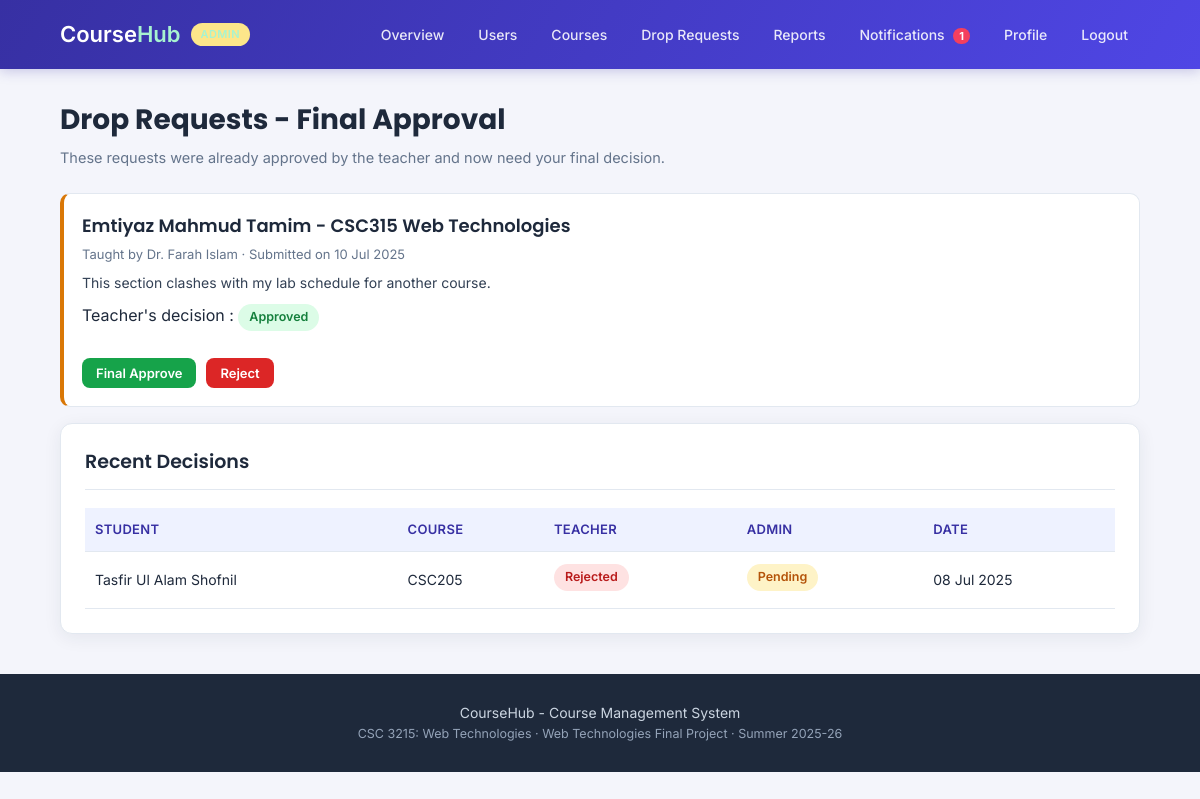
Page /admin-drop-requests.php (signed in) on the committed database.
### tables this page shows
CREATE TABLE users (
    user_id     INT AUTO_INCREMENT PRIMARY KEY,
    name        VARCHAR(100) NOT NULL,
    email       VARCHAR(100) NOT NULL UNIQUE,
    password    VARCHAR(255) NOT NULL,
    role        ENUM('admin','teacher','student') NOT NULL DEFAULT 'student',
    phone       VARCHAR(20),
    department  VARCHAR(100),
    bio         TEXT,
    status      VARCHAR(20)  DEFAULT 'active',
    joined      DATE
);

CREATE TABLE drop_requests (
    request_id     INT AUTO_INCREMENT PRIMARY KEY,
    student_id     INT NOT NULL,
    course_id      INT NOT NULL,
    reason         TEXT NOT NULL,
    teacher_status VARCHAR(20) DEFAULT 'pending',
    admin_status   VARCHAR(20) DEFAULT 'pending',
    created_at     DATE,
    FOREIGN KEY (student_id) REFERENCES users(user_id)     ON DELETE CASCADE,
    FOREIGN KEY (course_id)  REFERENCES courses(course_id) ON DELETE CASCADE
);

CREATE TABLE courses (
    course_id     INT AUTO_INCREMENT PRIMARY KEY,
    course_code   VARCHAR(20)  NOT NULL UNIQUE,
    title         VARCHAR(150) NOT NULL,
    description   TEXT,
    credit_hour   DECIMAL(2,1) NOT NULL DEFAULT 3.0,
    teacher_id    INT DEFAULT NULL,
    capacity      INT NOT NULL DEFAULT 40,
    course_status VARCHAR(20) DEFAULT 'active',
    created_at    DATE,
    FOREIGN KEY (teacher_id) REFERENCES users(user_id) ON DELETE SET NULL
);

### check_login.php (called while the page is built, shortened)
<?php
$me = getUser($conn, $_SESSION["user_id"]);
?>

### check_admin.php (called while the page is built, shortened)
<?php
require_once "check_login.php";
?>

### admin-drop-requests.php (the view, shortened to what this page needs)
<?php
require_once "config.php";
require_once "functions.php";
require_once "check_admin.php";
$pending = $conn->query("SELECT d.*, c.course_code, c.title, s.name AS student_name, t.name AS teacher_name
                         FROM drop_requests d
                         JOIN courses c ON d.course_id = c.course_id
                         JOIN users s ON d.student_id = s.user_id
                         LEFT JOIN users t ON c.teacher_id = t.user_id
                         WHERE d.teacher_status = 'approved' AND d.admin_status = 'pending'
                         ORDER BY d.request_id ASC");
$history = $conn->query("SELECT d.*, c.course_code, c.title, s.name AS student_name
                         FROM drop_requests d
                         JOIN courses c ON d.course_id = c.course_id
                         JOIN users s ON d.student_id = s.user_id
                         WHERE d.admin_status != 'pending' OR d.teacher_status = 'rejected'
                         ORDER BY d.request_id DESC LIMIT 10");
include "header.php";
?>
    <div class="page">
        <h1>Drop Requests - Final Approval</h1>
        <p class="page-info">These requests were already approved by the teacher and now need your final decision.</p>
        <?php if ($pending->num_rows == 0) { ?>
            <div class="empty">No drop request is waiting for your approval right now.</div>
        <?php } else { while ($r = $pending->fetch_assoc()) { ?>
            <div class="item item-orange">
                <h3><?php echo htmlspecialchars($r["student_name"]); ?> - <?php echo htmlspecialchars($r["course_code"] . " " . $r["title"]); ?></h3>
                <div class="item-info">
                    Taught by <?php echo htmlspecialchars($r["teacher_name"] ?? "Not assigned"); ?>
                    &middot; Submitted on <?php echo showDate($r["created_at"]); ?>
                </div>
                <div class="item-text"><?php echo htmlspecialchars($r["reason"]); ?></div>
                <p>Teacher's decision : <?php echo showStatus($r["teacher_status"]); ?></p>
                <div class="buttons">
                    <button class="btn-small btn-green" onclick="window.location.href='admin-drop-requests.php?action=final_approve&id=<?php echo $r["request_id"]; ?>'">Final Approve</button>
                    <button class="btn-small btn-red" onclick="if (confirm('Reject this drop request?')) { window.location.href='admin-drop-requests.php?action=final_reject&id=<?php echo $r["request_id"]; ?>'; }">Reject</button>
                </div>
            </div>
        <?php } } ?>
        <div class="box">
            <h2 class="box-title">Recent Decisions</h2>
            <?php if ($history->num_rows == 0) { ?>
                <div class="empty">Nothing decided yet.</div>
            <?php } else { ?>
                <table>
                    <tr><th>Student</th><th>Course</th><th>Teacher</th><th>Admin</th><th>Date</th></tr>
                    <?php while ($r = $history->fetch_assoc()) { ?>
                        <tr>
                            <td><?php echo htmlspecialchars($r["student_name"]); ?></td>
                            <td><?php echo htmlspecialchars($r["course_code"]); ?></td>
                            <td><?php echo showStatus($r["teacher_status"]); ?></td>
                            <td><?php echo showStatus($r["admin_status"]); ?></td>
                            <td><?php echo showDate($r["created_at"]); ?></td>
                        </tr>
                    <?php } ?>
                </table>
            <?php } ?>
        </div>
    </div>
<?php include "footer.php"; ?>

### header.php (shortened to what this page needs)
<?php
$logged_in = isset($_SESSION["user_logged_in"]) && $_SESSION["user_logged_in"] === true;
$role      = $logged_in ? $_SESSION["role"] : "";
?>
<!DOCTYPE html>
<html lang="en">
<head>
    <link rel="stylesheet" href="style.css">
</head>
<body>
    <div class="header">
        <div class="container">
            <h2 class="logo">
                <a href="<?php echo $logged_in ? 'dashboard.php' : 'index.php'; ?>">
                    Course<span>Hub</span>
                </a>
                <?php if ($logged_in) { echo showRole($role); } ?>
            </h2>
            <div class="menu">
            <?php if ($role == "student") { ?>
                <a href="dashboard.php">Dashboard</a>
                <a href="courses.php">Browse Courses</a>
                <a href="my-courses.php">My Courses</a>
                <a href="grades.php">My Grades</a>
                <a href="drop-requests.php">Drop Requests</a>
                <a href="notifications.php" class="bell">Notifications
                    <?php $unread = countUnread($conn, $me["user_id"]);
                          if ($unread > 0) { echo "<span class='bell-count' id='bellCount'>" . $unread . "</span>"; } ?>
                </a>
                <a href="profile.php">Profile</a>
                <a href="logout.php">Logout</a>
            <?php } else if ($role == "admin") { ?>
                <a href="admin-dashboard.php">Overview</a>
                <a href="admin-users.php">Users</a>
                <a href="admin-courses.php">Courses</a>
                <a href="admin-drop-requests.php">Drop Requests</a>
                <a href="admin-reports.php">Reports</a>
                <a href="notifications.php" class="bell">Notifications
                    <?php $unread = countUnread($conn, $me["user_id"]);
                          if ($unread > 0) { echo "<span class='bell-count' id='bellCount'>" . $unread . "</span>"; } ?>
                </a>
                <a href="profile.php">Profile</a>
                <a href="logout.php">Logout</a>
            <?php } else { ?>
                <a href="index.php">Home</a>
                <a href="login.php">Login</a>
                <a href="register.php">Register</a>
            <?php } ?>
            </div>
        </div>
    </div>

### functions.php (shortened to what this page needs)
<?php
function getUser($conn, $user_id) {
    $stmt = $conn->prepare("SELECT * FROM users WHERE user_id = ?");
    $stmt->bind_param("i", $user_id);
    $stmt->execute();
    $result = $stmt->get_result();
    $user = $result->fetch_assoc();
    return $user;
}
function showStatus($status) {
    $green  = array("active", "enrolled", "approved", "done", "completed");
    $orange = array("pending", "in progress");
    if (in_array($status, $green)) {
        return "<span class='tag tag-green'>" . ucfirst($status) . "</span>";
    }
    if (in_array($status, $orange)) {
        return "<span class='tag tag-orange'>" . ucfirst($status) . "</span>";
    }
    return "<span class='tag tag-red'>" . ucfirst($status) . "</span>";
}
function showRole($role) {
    if ($role == "admin") {
        return "<span class='badge badge-admin'>Admin</span>";
    }
    return "<span class='badge badge-student'>Student</span>";
}
function countUnread($conn, $user_id) {
    $stmt = $conn->prepare("SELECT COUNT(*) AS total FROM notifications
                            WHERE user_id = ? AND is_read = 0");
    $stmt->bind_param("i", $user_id);
    $stmt->execute();
    $result = $stmt->get_result();
    $row = $result->fetch_assoc();
    return $row["total"];
}
function showDate($date) {
    return date("d M Y", strtotime($date));
}
?>

### style.css (style rules this page uses)
:root { --primary: #4f46e5; --primary-dark: #3730a3; --primary-light:#eef2ff; --accent: #14b8a6; --accent-dark: #0f766e; --ink: #1e293b; --ink-light: #64748b; --bg: #f4f5fb; --white: #ffffff; --border: #e2e8f0; --green: #16a34a; --green-bg: #dcfce7; --orange: #d97706; --orange-bg: #fef3c7; --red: #dc2626; --red-bg: #fee2e2; --radius: 12px; --shadow: 0 4px 18px rgba(30, 41, 59, 0.07); --shadow-hover: 0 8px 26px rgba(30, 41, 59, 0.12); }
* { margin:0; padding:0; box-sizing:border-box; font-family:'Inter', Arial, Helvetica, sans-serif; }
h1, h2, h3, .logo { font-family:'Poppins', Arial, Helvetica, sans-serif; }
body { background:var(--bg); color:var(--ink); line-height:1.5; }
a { text-decoration:none; color:var(--primary); }
.header { background:linear-gradient(120deg, var(--primary-dark), var(--primary)); padding:16px 0; box-shadow:0 2px 12px rgba(55, 48, 163, 0.25); position:sticky; top:0; z-index:50; }
.header .container { display:flex; justify-content:space-between; align-items:center; flex-wrap:wrap; gap:10px; }
.logo { color:white; font-size:22px; font-weight:600; display:flex; align-items:center; gap:10px; }
.logo a { color:white; }
.logo span { color:#a7f3d0; }
.menu { display:flex; align-items:center; flex-wrap:wrap; gap:4px 4px; }
.menu a { color:rgba(255,255,255,0.88); margin-left:6px; font-size:14px; font-weight:500; padding:8px 12px; border-radius:8px; transition:background 0.15s ease, color 0.15s ease; position:relative; }
.bell-count { background:#f43f5e; color:white; font-size:11px; font-weight:700; padding:1px 6px; border-radius:10px; margin-left:5px; }
.badge { font-size:11px; font-weight:600; padding:3px 10px; border-radius:20px; text-transform:uppercase; letter-spacing:0.4px; }
.badge-admin { background:#fde68a; color:#7c4a03; }
.container { width:1080px; max-width:94%; margin:0 auto; }
.page { width:1080px; max-width:94%; margin:30px auto; }
h1 { color:var(--ink); margin-bottom:6px; font-weight:700; font-size:28px; }
h2 { color:var(--ink); font-weight:600; }
h3 { color:var(--ink); font-size:18px; font-weight:600; }
.page-info { color:var(--ink-light); font-size:14.5px; margin-bottom:24px; }
.box { background:var(--white); padding:24px; border-radius:var(--radius); box-shadow:var(--shadow); margin-bottom:22px; border:1px solid var(--border); }
.box-title { border-bottom:1px solid var(--border); padding-bottom:12px; margin-bottom:18px; font-size:19px; }
button, .btn { padding:11px 20px; border:none; border-radius:8px; background:var(--primary); color:white; font-size:14.5px; font-weight:600; cursor:pointer; transition:background 0.15s ease, transform 0.05s ease; display:inline-block; }
.btn-small { padding:7px 14px; font-size:13px; }
.btn-green { background:var(--green); }
.btn-red { background:var(--red); }
.buttons { margin-top:22px; display:flex; gap:10px; flex-wrap:wrap; }
table { width:100%; border-collapse:collapse; margin-top:12px; font-size:14px; }
th, td { border-bottom:1px solid var(--border); padding:12px 10px; text-align:left; }
th { background:var(--primary-light); color:var(--primary-dark); font-weight:600; font-size:13px; text-transform:uppercase; letter-spacing:0.3px; }
.item { background:var(--white); border:1px solid var(--border); border-left:4px solid var(--primary); border-radius:10px; padding:18px; margin-bottom:16px; transition:box-shadow 0.15s ease; }
.item h3 { margin-bottom:6px; }
.item-info { color:var(--ink-light); font-size:13px; margin-bottom:8px; }
.item-text { font-size:14px; margin-bottom:10px; color:#334155; }
.item-orange { border-left:4px solid var(--orange); }
.tag { display:inline-block; background:#eef1f7; color:var(--ink); padding:4px 11px; border-radius:20px; font-size:12.5px; font-weight:600; margin-right:5px; margin-bottom:5px; }
.tag-green { background:var(--green-bg); color:#15803d; }
.tag-red { background:var(--red-bg); color:#b91c1c; }
.tag-orange { background:var(--orange-bg); color:#b45309; }

### rows in the picture
users: user_id "1"
drop_requests: student.name "Emtiyaz Mahmud Tamim", course.title "CSC315 Web Technologies", users.name "Dr. Farah Islam", created_at "10 Jul 2025", reason "This section clashes with my lab schedule for another course.", teacher_status "Approved"
drop_requests: student.name "Tasfir Ul Alam Shofnil", course.course_code "CSC205", teacher_status "Rejected", admin_status "Pending", created_at "08 Jul 2025"
